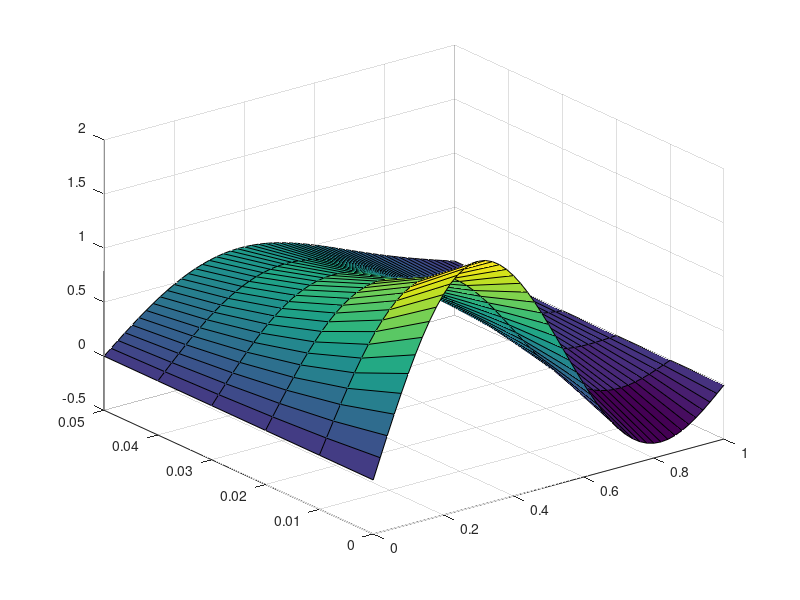

Source code (MATLAB): (Note: this script raises an error after producing the figure.)
dx = 1/50;
dt = 0.01;
alpha = 1;
lambda = alpha * (dt/(dx^2));
rows = .05/dt + 1;
cols = (1/dx) + 1;
U = zeros(rows, cols);

for i = 1:cols
    U(1, i) = sin(pi*(i-1)*dx)+sin(2*pi*(i-1)*dx);
end
U(1, 1) = 0;
U(1, cols) = 0;

a = 2*(1+lambda);
b = -lambda;
c = -lambda;

A = diag(a*ones(1,cols-2)) + diag(b*ones(1,cols-3),1) + diag(c*ones(1,cols-3),-1);

a = 2*(1-lambda);
b = lambda;
c = lambda;
B = diag(a*ones(1,cols-2)) + diag(b*ones(1,cols-3),1) + diag(c*ones(1,cols-3),-1);

for i = 2:rows
    x = inv(A)*B*U(i-1, 2:cols-1)';
    for j = 1:cols-2
        U(i, j+1) = x(j);
    end
end


x1 = linspace(0, 1, cols);
y1 = linspace(0, 0.05, rows);
z = surf(x1, y1, U);
z.EdgeColor = "none";

U(rows, :)

dx = 1/50;
lambda = 0.5;
alpha = 1;
dt = lambda*(dx^2)/alpha;
cols = 1/dx + 1;
rows = floor(0.1/dt) +1;

W = zeros(rows, cols);

for i = 1:cols
    W(1, i) = sin(pi*(i-1)*dx)+sin(2*pi*(i-1)*dx);
end

for i = 2:rows
    for j = 2:cols-1
        W(i, j) = W(i-1, j) + lambda*(W(i-1, j+1) -2*W(i-1, j) + W(i-1, j-1));
    end
end

W(rows, :)
x2 = linspace(0, 1, cols);
y2 = linspace(0, 0.05, rows);
s = surf(x2, y2, W);
s.EdgeColor = 'none';

